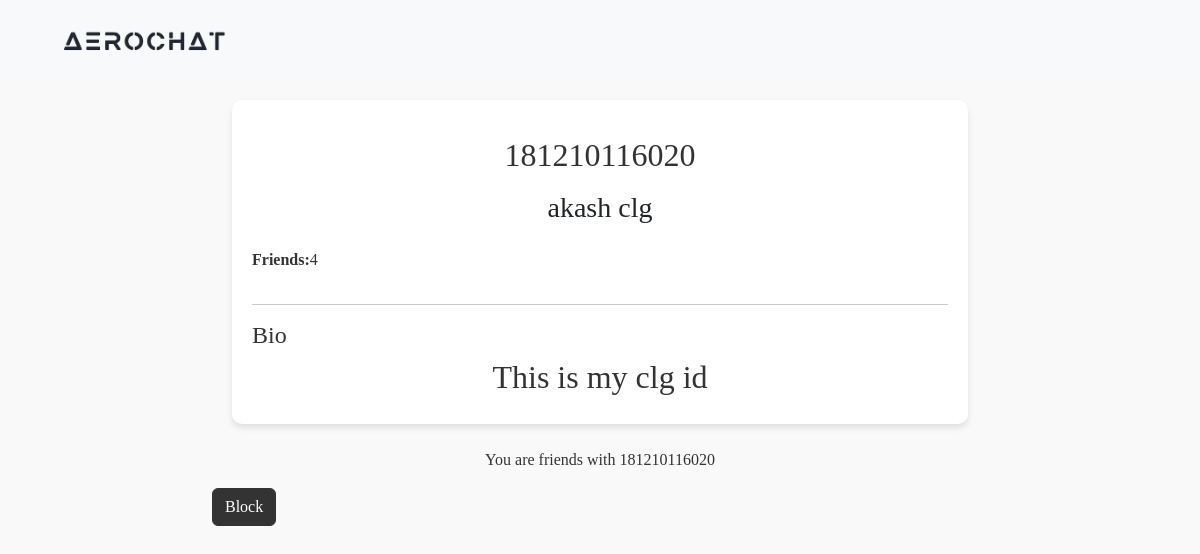
Page /181210116020/ (signed in) on the committed database.
### AeroApp/models.py (models this page shows)
class User(AbstractUser):
    full_name = models.CharField(max_length=50)
    otp = models.CharField(max_length=10, blank=True, null=True)
    Bio = models.CharField(max_length=300, null=True)

### AeroApp/views.py (the view)
# urls.py: path('<str:username>/', views.OtherUserProfile, name='other-profile'),
@login_required
def OtherUserProfile(request, username):
    searched_user = get_object_or_404(User, username=username)
    bio = searched_user.Bio if searched_user.Bio else ''
    friend_request_sent = FriendRequest.objects.filter(from_user=request.user, to_user=searched_user).first()
    friend_request_to_current_user = FriendRequest.objects.filter(to_user=request.user, from_user=searched_user)
    existing_request = FriendRequest.objects.filter(from_user=request.user, to_user=searched_user).exists()
    is_friend = Friendship.objects.filter(user1=request.user, user2=searched_user).exists() or Friendship.objects.filter(user1=searched_user, user2=request.user).exists()
    other_friend1 = Friendship.objects.filter(user1=searched_user).count()
    other_friend2 = Friendship.objects.filter(user2=searched_user).count()
    Totalfriends = other_friend1 + other_friend2
    return render(request, 'otheruserprofile.html',{'searched_user': searched_user, 'bio': bio, 'friend_request_sent': friend_request_sent, 'friend_request_to_current_user':friend_request_to_current_user, 'existing_request':existing_request, 'is_friend': is_friend, 'TotalFriends': Totalfriends})

### AeroApp/templates/otheruserprofile.html (shortened to what this page needs)
<!DOCTYPE html>
<html lang="en">
{% load static %}
<head>
  <link href="https://cdn.jsdelivr.net/npm/bootstrap@5.3.0-alpha1/dist/css/bootstrap.min.css" rel="stylesheet">
  <link href="https://cdnjs.cloudflare.com/ajax/libs/font-awesome/6.0.0-beta3/css/all.min.css" rel="stylesheet">
</head>
<body>
<nav class="navbar navbar-expand-lg navbar-light">
    <div class="container">
        <a class="navbar-brand" href="{% url 'home' %}">
            <img src="{% static 'logo.png' %}" alt="logo of AeroChat" class="logo-img">
        </a>
    </div>
</nav>
  <div class="container">
    <div class="row justify-content-center">
      <div class="col-md-8">
        <div class="profile-container">
          <div class="text-center mb-4">
            <h2 class="mt-3">{{ searched_user.username }}</h2>
            <h3 class="mt-3">{{ searched_user.full_name }}</h3>
          </div>
          <div class="row">
            <div class="col-md-6">
              <p><strong>Friends:</strong>{{ TotalFriends }}</p>
            </div>
          </div>
          <hr>
          <div class="row">
            <div class="col-md-12">
              <div class="d-flex justify-content-between align-items-center">
                <h4>Bio</h4>
              </div>
              <div class="bio-container">
                {% if bio %}
                  <h2>{{ bio }}</h2>
                {% endif %}
              </div>
            </div>
          </div>
        </div>
      </div>
    </div>
  </div>
</body>
<div class="row justify-content-center mt-4">
    <div class="col-md-8">
      <div class="text-center">
        {% if is_friend %}
            <p>You are friends with {{ searched_user.username }}</p>
        {% elif friend_request_sent %}
            <form method="post" action="{% url 'reject-friend-request-from-sender' request_id=friend_request_sent.id %}">
                {% csrf_token %}
                <button type="submit" class="btn btn-dark mx-2">Cancel Request</button>
            </form>
        {% elif not existing_request %}
            <form method="post" action="{% url 'send-friend-request' username=searched_user.username %}">
                {% csrf_token %}
                <button type="submit" class="btn btn-dark mx-2">Add Friend</button>
            </form>
        {% endif %}
      </div>
      <a class="btn btn-dark mx-2" href="#">Block</a>
    </div>
  </div>
</html>

### AeroApp/templates/otheruserprofile.html (style rules this page uses)
body { font-family: "Ubuntu"; background-color: #f9f9f9; }
.profile-container { background-color: #fff; border-radius: 10px; padding: 20px; margin-top: 20px; box-shadow: 0 4px 6px rgba(0, 0, 0, 0.1); }
h2, h4, p { color: #333; }
.btn-dark { background-color: #333; border-color: #333; }
.bio-container { text-align: center; }
.navbar { background-color: #f8f9fa; padding: 5px 15px; margin: 0px; }
.navbar-brand { font-size: 20px; color: #212529; }
.logo-img { width: 100%; max-width: 200px; }

### rows in the picture
User: username "181210116020", full_name "akash clg", Bio "This is my clg id"

### other values in the picture
{{ TotalFriends }} "4"
